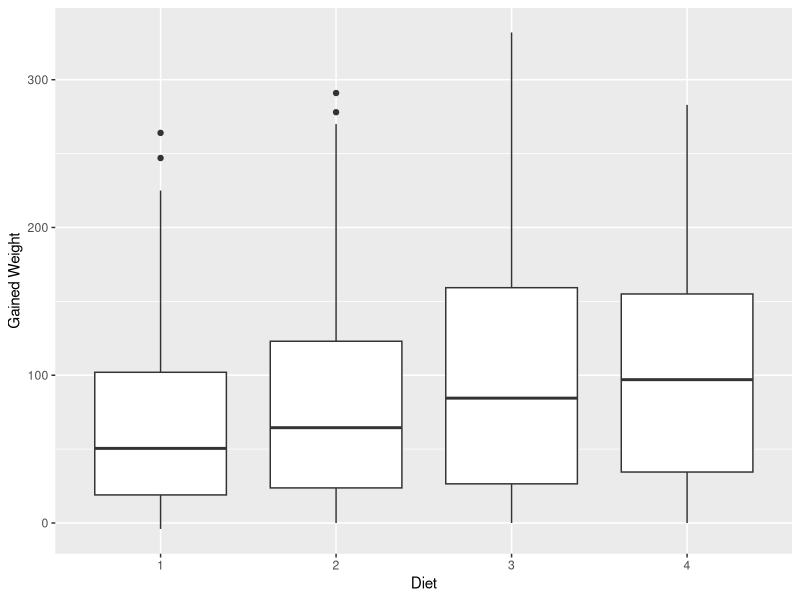
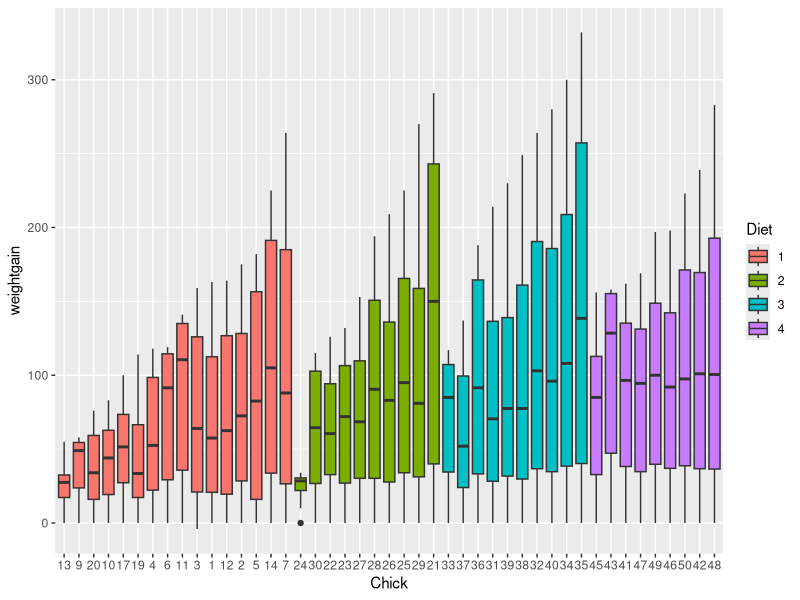
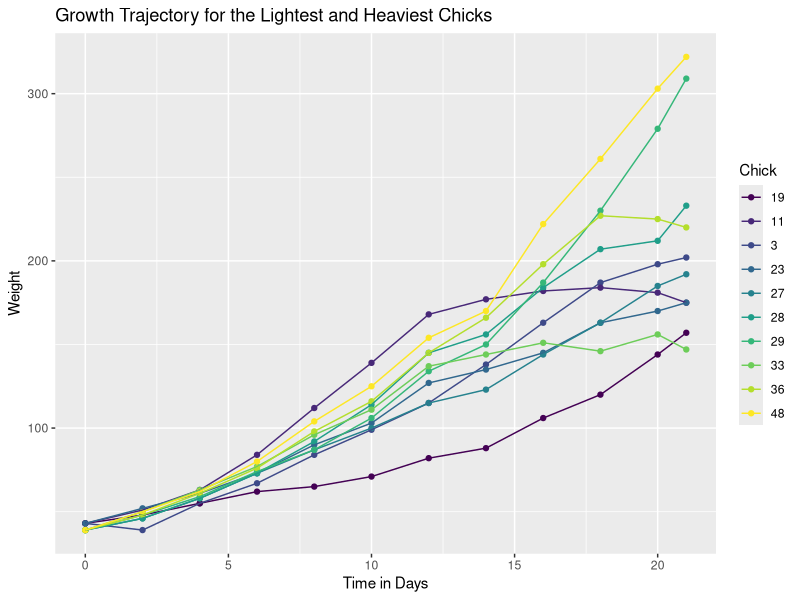
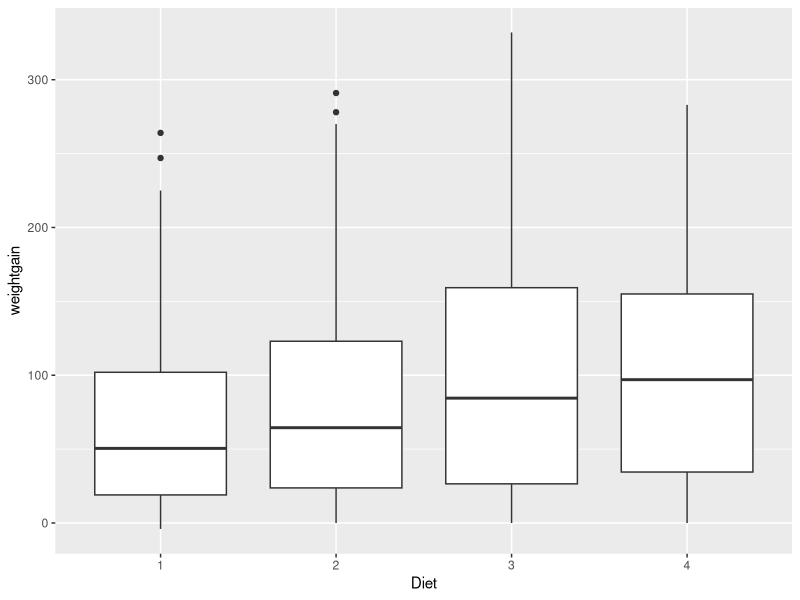

These charts were generated, in order, by the following R code:
## ---- chunk 1
library(dplyr)
library(ggplot2)
library(datasets)
?ChickWeight
## ---- chunk 2
weight0 <- filter(ChickWeight, Time == 0) %>% group_by(Diet) %>% summarize(n=n(), mean=mean(weight), sd=sd(weight))
weight0
## ---- chunk 3
a <- ChickWeight %>% group_by(Chick) %>% summarize(n=n()) %>% arrange(n, desc(n)) %>% filter(n==12)
b <- a$Chick
b
complete <- ChickWeight %>% filter(Chick %in% b)
complete[1:3, ]
## ---- chunk 4
dat <- complete %>% group_by(Chick) %>% mutate(weight_0 = weight[Time == 0])
complete <- complete %>% mutate(weightgain = dat$weight-dat$weight_0)
complete[1:3, ]
## ---- chunk 5
ggplot(complete, aes(x=Diet, y=weightgain)) + geom_boxplot() + ylab('Gained Weight')
## ---- chunk 6
complete %>% arrange(desc(weightgain)) %>% filter(Time == 21) %>% filter(weightgain==max(weightgain) | weightgain==min(weightgain))
## ---- chunk 7
ggplot(complete, aes(x=Chick, y=weightgain, fill=Diet)) + geom_boxplot()
## ---- chunk 8
leastmost <- complete %>% arrange(weight) %>% filter(Time==0) %>% filter(weight==min(weight) | weight==max(weight))
leastmostchicks <- leastmost$Chick
df <- complete %>% filter(Chick %in% leastmostchicks) %>% arrange(Time) %>% group_by(Time)
df %>% ggplot(aes(x=Time, y=weight, color=Chick)) + geom_point() + geom_line() + ylab('Weight') + xlab('Time in Days') + ggtitle('Growth Trajectory for the Lightest and Heaviest Chicks')
## ---- chunk 9
frequency <- filter(ChickWeight, Time == 0) %>% group_by(Diet) %>% summarize(n=n())
frequency
## ---- chunk 10
frequency <- filter(complete, Time == 0) %>% group_by(Diet) %>% summarize(n=n())
frequency
## ---- chunk 11
ggplot(complete, aes(x=Diet, y=weightgain)) + geom_boxplot()
